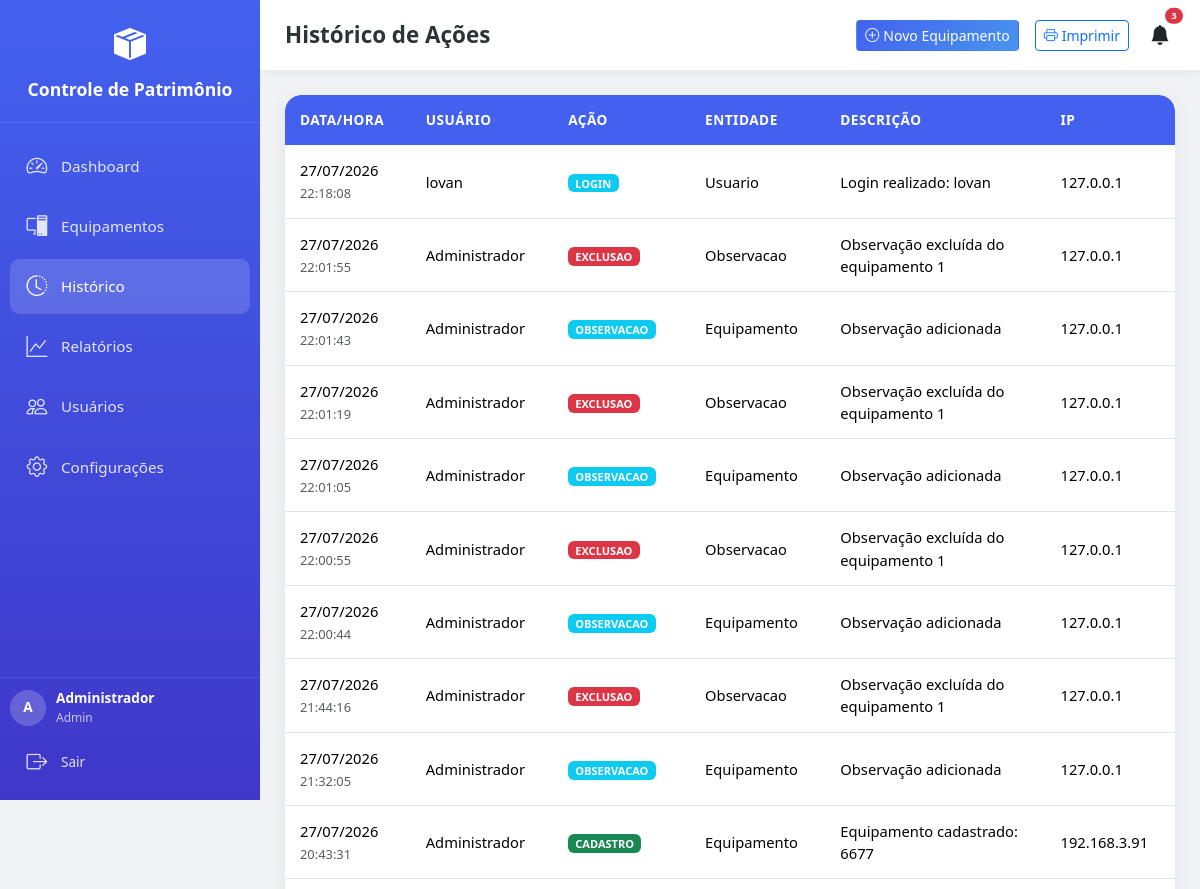
Page /historico (signed in, upper part) on the earlier database version.
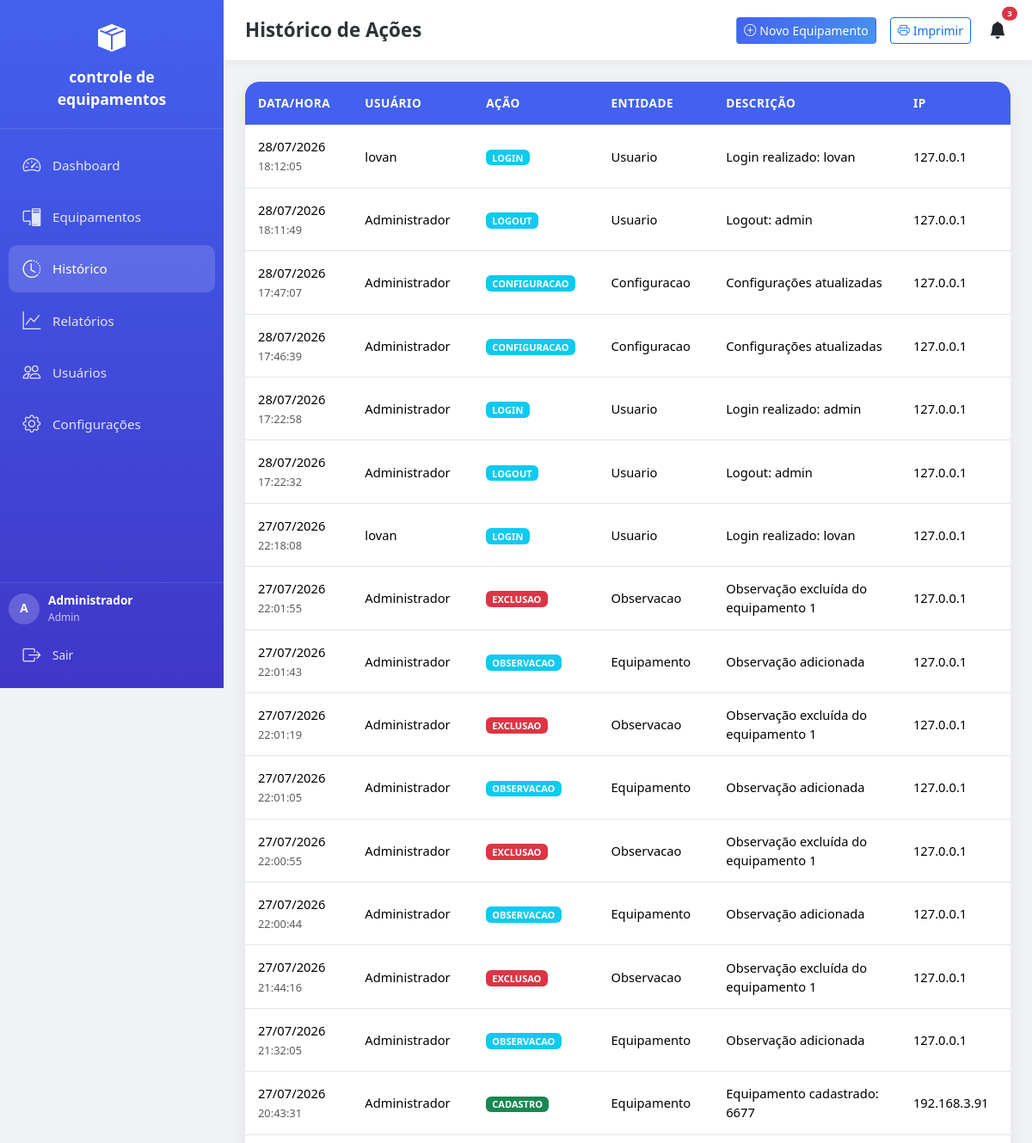
Same page on the later database version.
### app/models/models.py (models this page shows, shortened)
class Configuracao(db.Model):
    __tablename__ = 'configuracoes'
    id = db.Column(db.Integer, primary_key=True)
    nome_empresa = db.Column(db.String(200), default='Controle de Patrimônio')
    logo = db.Column(db.String(200), nullable=True)
    dias_lembrete_manutencao = db.Column(db.String(50), default='30,15,7,1')
    tema = db.Column(db.String(20), default='claro')
    data_atualizacao = db.Column(db.DateTime, default=datetime.now, onupdate=datetime.now)

class Usuario(UserMixin, db.Model):
    __tablename__ = 'usuarios'
    id = db.Column(db.Integer, primary_key=True)
    nome = db.Column(db.String(100), nullable=False)
    username = db.Column(db.String(50), unique=True, nullable=False)
    email = db.Column(db.String(120), unique=True, nullable=False)
    password_hash = db.Column(db.String(256), nullable=False)
    is_admin = db.Column(db.Boolean, default=False)
    ativo = db.Column(db.Boolean, default=True)
    data_criacao = db.Column(db.DateTime, default=datetime.now)
    equipamentos = db.relationship('Equipamento', backref='usuario_cadastro', lazy=True)

class Historico(db.Model):
    __tablename__ = 'historico'
    id = db.Column(db.Integer, primary_key=True)
    usuario_id = db.Column(db.Integer, db.ForeignKey('usuarios.id'), nullable=True)
    usuario_nome = db.Column(db.String(100))
    acao = db.Column(db.String(50), nullable=False)
    entidade = db.Column(db.String(50), nullable=False)
    entidade_id = db.Column(db.Integer)
    descricao = db.Column(db.Text)
    data = db.Column(db.DateTime, default=datetime.now)
    ip = db.Column(db.String(50))

### app/routes/main.py (the view)
@bp.route('/historico')
@login_required
def historico():
    page = request.args.get('page', 1, type=int)
    query = Historico.query.order_by(Historico.data.desc())
    pagination = query.paginate(page=page, per_page=50, error_out=False)
    config = Configuracao.query.first()
    return render_template('historico.html', historico=pagination.items, pagination=pagination, config=config)

### app/__init__.py (called while the page is built)
def create_app():
    app = Flask(__name__)
    app.config.from_object(Config)
    db.init_app(app)
    login_manager.init_app(app)
    login_manager.login_view = 'auth.login'
    login_manager.login_message = 'Por favor, faça login para acessar esta página.'
    login_manager.login_message_category = 'warning'
    with app.app_context():
        from app.routes import auth, main, api, admin
        app.register_blueprint(auth.bp)
        app.register_blueprint(main.bp)
        app.register_blueprint(api.bp, url_prefix='/api')
        app.register_blueprint(admin.bp, url_prefix='/admin')
        db.create_all()
        criar_admin_padrao()
        criar_config_padrao()
    @app.context_processor
    def inject_date():
        from datetime import date
        return dict(date=date)
    return app

### app/routes/auth.py (called while the page is built)
@login_manager.user_loader
def load_user(user_id):
    return Usuario.query.get(int(user_id))

### app/templates/historico.html (shortened to what this page needs)
{% extends "base.html" %}
{% block page_title %}Histórico de Ações{% endblock %}
{% block content %}
{% if current_user.is_admin %}
<div class="card-modern overflow-hidden animate-in">
    <div class="table-responsive">
        <table class="table table-modern mb-0">
            <thead>
                <tr>
                    <th>Data/Hora</th>
                    <th class="d-none d-md-table-cell">Usuário</th>
                    <th>Ação</th>
                    <th class="d-none d-lg-table-cell">Entidade</th>
                    <th>Descrição</th>
                    <th class="d-none d-xl-table-cell">IP</th>
                </tr>
            </thead>
            <tbody>
                {% for h in historico %}
                <tr>
                    <td>
                        <span class="d-block">{{ h.data.strftime('%d/%m/%Y') }}</span>
                        <small class="text-muted">{{ h.data.strftime('%H:%M:%S') }}</small>
                    </td>
                    <td class="d-none d-md-table-cell">{{ h.usuario_nome or 'Sistema' }}</td>
                    <td><span class="badge bg-{{ 'success' if h.acao=='CADASTRO' else 'warning' if h.acao=='EDICAO' else 'danger' if h.acao=='EXCLUSAO' else 'info' }}">{{ h.acao }}</span></td>
                    <td class="d-none d-lg-table-cell">{{ h.entidade }}</td>
                    <td>
                        {{ h.descricao or '-' }}
                    </td>
                    <td class="d-none d-xl-table-cell">{{ h.ip or '-' }}</td>
                </tr>
                {% else %}
                <tr><td colspan="6" class="text-center py-4 text-muted">Nenhum registro.</td></tr>
                {% endfor %}
            </tbody>
        </table>
    </div>
</div>
{% endif %}
{% endblock %}

### app/templates/base.html (shortened to what this page needs)
<!DOCTYPE html>
<html lang="pt-BR" data-theme="{{ config.tema if config else 'claro' }}">
<head>
    <link href="https://cdn.jsdelivr.net/npm/bootstrap@5.3.2/dist/css/bootstrap.min.css" rel="stylesheet">
    <link rel="stylesheet" href="https://cdn.jsdelivr.net/npm/bootstrap-icons@1.11.1/font/bootstrap-icons.css">
    <link rel="stylesheet" href="/static/css/style.css">
</head>
<body>
    {% if current_user.is_authenticated %}
    <nav class="sidebar" id="sidebar">
        <div class="sidebar-header">
            <div class="logo-icon"><i class="bi bi-box-seam-fill"></i></div>
            <div class="logo-text">{{ config.nome_empresa if config else 'Patrimônio' }}</div>
        </div>
        <div class="sidebar-nav">
            <div class="nav-item">
                <a href="{{ url_for('main.dashboard') }}" class="nav-link {% if request.endpoint == 'main.dashboard' %}active{% endif %}">
                    <i class="bi bi-speedometer2"></i>
                    <span class="nav-text">Dashboard</span>
                </a>
            </div>
            <div class="nav-item">
                <a href="{{ url_for('main.equipamentos') }}" class="nav-link {% if request.endpoint.startswith('main.equipamento') %}active{% endif %}">
                    <i class="bi bi-pc-display"></i>
                    <span class="nav-text">Equipamentos</span>
                </a>
            </div>
            {% if current_user.is_admin %}
            <div class="nav-item">
                <a href="{{ url_for('main.historico') }}" class="nav-link {% if request.endpoint == 'main.historico' %}active{% endif %}">
                    <i class="bi bi-clock-history"></i>
                    <span class="nav-text">Histórico</span>
                </a>
            </div>
            {% endif %}
            <div class="nav-item">
                <a href="{{ url_for('main.relatorios') }}" class="nav-link {% if request.endpoint == 'main.relatorios' %}active{% endif %}">
                    <i class="bi bi-graph-up"></i>
                    <span class="nav-text">Relatórios</span>
                </a>
            </div>
            {% if current_user.is_admin %}
            <div class="nav-item">
                <a href="{{ url_for('admin.usuarios') }}" class="nav-link {% if request.endpoint.startswith('admin.') %}active{% endif %}">
                    <i class="bi bi-people"></i>
                    <span class="nav-text">Usuários</span>
                </a>
            </div>
            <div class="nav-item">
                <a href="{{ url_for('admin.configuracoes') }}" class="nav-link {% if request.endpoint == 'admin.configuracoes' %}active{% endif %}">
                    <i class="bi bi-gear"></i>
                    <span class="nav-text">Configurações</span>
                </a>
            </div>
            {% endif %}
        </div>
        <div class="sidebar-footer">
            <div class="user-info">
                <div class="user-avatar">{{ current_user.nome[0] }}</div>
                <div>
                    <div style="font-weight:600;">{{ current_user.nome }}</div>
                    <div style="opacity:0.7; font-size:0.75rem;">{{ 'Admin' if current_user.is_admin else 'Usuário' }}</div>
                </div>
            </div>
            <a href="{{ url_for('auth.logout') }}" class="nav-link mt-2" style="font-size:0.85rem;">
                <i class="bi bi-box-arrow-right"></i>
                <span class="nav-text">Sair</span>
            </a>
        </div>
    </nav>
    {% endif %}
    <div class="main-content">
        {% if current_user.is_authenticated %}
        <div class="topbar no-print">
            <h1 class="page-title">{% block page_title %}Dashboard{% endblock %}</h1>
            <div class="d-flex align-items-center gap-2 gap-md-3">
                <a href="{{ url_for('main.equipamento_novo') }}" class="btn btn-sm btn-primary-modern no-print d-none d-md-inline-flex">
                    <i class="bi bi-plus-circle me-1"></i> Novo Equipamento
                </a>
                <a href="{{ url_for('main.impressao') }}" target="_blank" class="btn btn-sm btn-outline-primary no-print d-none d-md-inline-flex">
                    <i class="bi bi-printer me-1"></i> Imprimir
                </a>
                <div class="dropdown no-print">
                    <button class="btn btn-link text-dark position-relative p-1" data-bs-toggle="dropdown">
                        <i class="bi bi-bell-fill fs-5"></i>
                        <span class="position-absolute top-0 start-100 translate-middle badge rounded-pill bg-danger" id="notifCount" style="font-size:0.6rem; display:none;">0</span>
                    </button>
                </div>
            </div>
        </div>
        {% endif %}
        <div class="content-area">
            {% block content %}{% endblock %}
        </div>
    </div>
</body>
</html>

### app/static/css/style.css (style rules this page uses)
.table-responsive { -webkit-overflow-scrolling: touch; }
.card-modern { animation: slideUp 0.4s ease forwards; }
.table-modern td { max-width: 200px; overflow: hidden; text-overflow: ellipsis; }
.table-modern td:first-child { max-width: 120px; }

### app/templates/base.html (style rules this page uses)
:root { --primary: #4361ee; --primary-light: #4895ef; --secondary: #3f37c9; --success: #4cc9f0; --danger: #f72585; --warning: #f9c74f; --info: #90e0ef; --light: #f8f9fa; --dark: #212529; --bg-body: #f0f2f5; --bg-card: #ffffff; --text-main: #2d3436; --text-muted: #636e72; --border-color: #dfe6e9; --sidebar-width: 260px; --sidebar-collapsed: 70px; }
* { box-sizing: border-box; }
body { font-family: 'Segoe UI', system-ui, -apple-system, sans-serif; background: var(--bg-body); color: var(--text-main); min-height: 100vh; overflow-x: hidden; -webkit-text-size-adjust: 100%; }
.sidebar { position: fixed; top: 0; left: 0; width: var(--sidebar-width); height: 100vh; background: linear-gradient(180deg, var(--primary) 0%, var(--secondary) 100%); color: white; z-index: 1000; transition: all 0.3s ease; display: flex; flex-direction: column; overflow-y: auto; -webkit-overflow-scrolling: touch; }
.sidebar-header { padding: 20px; text-align: center; border-bottom: 1px solid rgba(255,255,255,0.1); }
.logo-icon { font-size: 2rem; color: white; }
.logo-text { font-size: 1.1rem; font-weight: 700; margin-top: 8px; }
.sidebar-nav { flex: 1; padding: 15px 10px; }
.nav-item { margin-bottom: 5px; }
.nav-link { display: flex; align-items: center; padding: 12px 15px; color: rgba(255,255,255,0.85); text-decoration: none; border-radius: 10px; transition: all 0.2s; font-size: 0.95rem; }
.nav-link:hover, .nav-link.active { background: rgba(255,255,255,0.15); color: white; }
.nav-link i { font-size: 1.3rem; margin-right: 12px; min-width: 24px; text-align: center; }
.sidebar-footer { padding: 10px; border-top: 1px solid rgba(255,255,255,0.1); }
.user-info { display: flex; align-items: center; gap: 10px; font-size: 0.85rem; }
.user-avatar { width: 36px; height: 36px; border-radius: 50%; background: rgba(255,255,255,0.2); display: flex; align-items: center; justify-content: center; font-weight: bold; flex-shrink: 0; }
.main-content { margin-left: var(--sidebar-width); min-height: 100vh; transition: margin-left 0.3s ease; padding-bottom: 80px; }
.topbar { background: var(--bg-card); padding: 15px 25px; display: flex; align-items: center; justify-content: space-between; box-shadow: 0 2px 10px rgba(0,0,0,0.05); position: sticky; top: 0; z-index: 100; gap: 10px; }
.page-title { font-size: 1.4rem; font-weight: 700; color: var(--text-main); margin: 0; white-space: nowrap; overflow: hidden; text-overflow: ellipsis; }
.content-area { padding: 25px; }
.card-modern { background: var(--bg-card); border: none; border-radius: 16px; box-shadow: 0 4px 20px rgba(0,0,0,0.06); transition: transform 0.2s, box-shadow 0.2s; }
.table-modern { background: var(--bg-card); border-radius: 16px; overflow: hidden; margin-bottom: 0; }
.table-modern thead th { background: var(--primary); color: white; font-weight: 600; font-size: 0.85rem; text-transform: uppercase; letter-spacing: 0.5px; padding: 15px; border: none; position: sticky; top: 0; z-index: 10; white-space: nowrap; }
.table-modern tbody td { padding: 14px 15px; border-bottom: 1px solid var(--border-color); vertical-align: middle; font-size: 0.92rem; }
.btn-primary-modern { background: linear-gradient(135deg, var(--primary), var(--primary-light)); color: white; }
.animate-in { animation: fadeIn 0.4s ease forwards; }

Differences in the rows shown:
changed Configuracao: nome_empresa "Controle de Patrimônio" → "controle de equipamentos"
added Historico: data "28/07/2026", data "18:12:05", usuario_nome "lovan", acao "LOGIN", entidade "Usuario", descricao "Login realizado: lovan", ip "127.0.0.1"
added Historico: data "28/07/2026", data "18:11:49", usuario_nome "Administrador", acao "LOGOUT", entidade "Usuario", descricao "Logout: admin", ip "127.0.0.1"
added Historico: data "28/07/2026", data "17:47:07", usuario_nome "Administrador", acao "CONFIGURACAO", entidade "Configuracao", descricao "Configurações atualizadas", ip "127.0.0.1"
added Historico: data "28/07/2026", data "17:46:39", usuario_nome "Administrador", acao "CONFIGURACAO", entidade "Configuracao", descricao "Configurações atualizadas", ip "127.0.0.1"
added Historico: data "28/07/2026", data "17:22:58", usuario_nome "Administrador", acao "LOGIN", entidade "Usuario", descricao "Login realizado: admin", ip "127.0.0.1"
added Historico: data "28/07/2026", data "17:22:32", usuario_nome "Administrador", acao "LOGOUT", entidade "Usuario", descricao "Logout: admin", ip "127.0.0.1"
